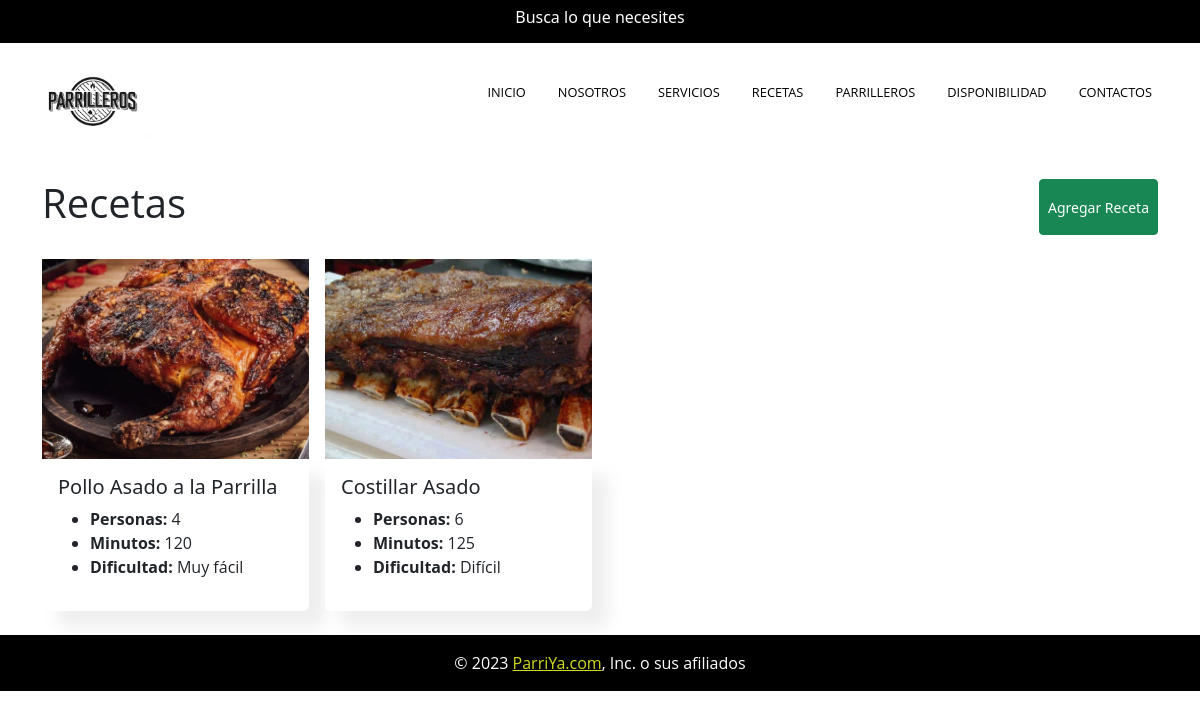
The app's page /recetas/ with its own data.
### app_parriya/models.py (models this page shows)
class Recetas(models.Model):
    id = models.AutoField(primary_key=True)
    re_title = models.CharField(max_length=255, null=False, blank=False)
    re_desc = models.TextField()
    re_image = models.ImageField(upload_to='static/img/', null=True)
    re_total_group = models.IntegerField()
    re_minutes = models.IntegerField()
    re_difficulty = models.IntegerField(choices=DIFFICULTY_CHOICES, default=0)
    re_slug = models.CharField(max_length=512)
    re_status = models.IntegerField(choices=STATUS_CHOICES, default=0)
    created_at = models.DateTimeField(auto_now_add=True)
    updated_at = models.DateTimeField(auto_now=True)

### app_parriya/views.py (the view, shortened to what this page needs)
# urls.py: re_path(r'recetas/', views.recetas, name='recetas'),
def recetas(request):
    data_recetas = Recetas.objects.all()
    data = {
        'form': RecetaForm(),
        'data_recetas': data_recetas
    }
    return render(request, 'recetas.html', context=data)

### app_parriya/templates/recetas.html (shortened to what this page needs)
{% extends 'base.html' %}
{% load static %}
{% block content %}
{% include 'layout/header.html' %}
<div class="section-content">
    <div class="container py-4">
        <div class="row gx-3 gy-4">
            <div class="col-12">
                <div class=" d-flex justify-content-between">
                    <h1>Recetas</h1>
                    <button type="button" class="btn btn-sm btn-success" data-bs-toggle="modal"
                        data-bs-target="#modalAgregarReceta">Agregar Receta</button>
                </div>
            </div>
            {% for item in data_recetas %}
            <div class="col-12 col-lg-3 col-md-6">
                <img src="{{ item.re_image.url }}" class="card-img-top"
                    style="width: 100%; height: 200px; object-fit: cover;" alt="Image">
                <div class="card">
                    <div class="card-body">
                        <h5 class="card-title">{{ item.re_title }}</h5>
                        <ul>
                            <li><b>Personas: </b> {{ item.re_total_group }}</li>
                            <li><b>Minutos: </b> {{ item.re_minutes }}</li>
                            {% if item.re_difficulty == 0 %}
                            <li><b>Dificultad: </b> Muy fácil</li>
                            {% elif item.re_difficulty == 1 %}
                            <li><b>Dificultad: </b>Fácil</li>
                            {% elif item.re_difficulty == 2 %}
                            <li><b>Dificultad: </b> Intermedio</li>
                            {% elif item.re_difficulty == 3 %}
                            <li><b>Dificultad: </b> Difícil</li>
                            {% elif item.re_difficulty == 4 %}
                            <li><b>Dificultad: </b> Muy Difícil</li>
                            {% endif %}
                        </ul>
                    </div>
                </div>
            </div>
            {% endfor %}
        </div>
    </div>
    <div class="footer">
        <div class="footer-content">
            <p class="copyright">
                <span>© 2023 <a class="link" href="/">ParriYa.com</a>, Inc. o sus afiliados</span>
            </p>
        </div>
    </div>
    {% endblock %}

### app_parriya/templates/base.html (shortened to what this page needs)
<!DOCTYPE html>
<html lang="en">
<head>
    <link href="https://cdn.jsdelivr.net/npm/bootstrap@5.3.2/dist/css/bootstrap.min.css" rel="stylesheet"
>
    {% load static %}
    <link rel="stylesheet" href="{% static 'styles.css' %}">
</head>
<body>
    {% block content %}
    {% endblock %}
</body>
</html>

### app_parriya/templates/layout/header.html
{% load static %}
<div class="header">
    <div class="header-announciament">
        <h2 class="title">Busca lo que necesites</h2>
    </div>
    <div class="header-content">
        <div class="header-logo">
            <div class="logo-container">
                <img class="logo" src="{% static 'imagenes/logo.png' %}" alt="" />
            </div>
        </div>
        <ul class="header-nav">
            <li class="header-item">
                <a class="item-link" href="{% url 'inicio' %}">INICIO</a>
            </li>
            <li class="header-item">
                <a class="item-link" href="{% url 'nosotros' %}">NOSOTROS</a>
            </li>
            <li class="header-item">
                <a class="item-link" href="{% url 'servicios' %}">SERVICIOS</a>
            </li>
            <li class="header-item">
                <a class="item-link" href="{% url 'recetas' %}">RECETAS</a>
            </li>
            <li class="header-item">
                <a class="item-link" href="{% url 'parrilleros' %}">PARRILLEROS</a>
            </li>
            <li class="header-item">
                <a class="item-link" href="{% url 'disponibilidad' %}">DISPONIBILIDAD</a>
            </li>
            <li class="header-item">
                <a class="item-link" href="{% url 'contactos' %}">CONTACTOS</a>
            </li>
        </ul>
    </div>
</div>

### app_parriya/static/styles.css (style rules this page uses)
* { box-sizing: border-box; padding: 0; margin: 0; }
body { margin: 0; padding: 0; }
* { box-sizing: border-box; }
p, a, li, h1, h3 { font-family: 'Open Sans', sans-serif; }
.header { position: relative; display: flex; flex-direction: column; align-items: center; justify-content: space-between; width: 100%; }
.header-announciament { color: #fff; width: 100%; display: block; background: #000; padding: .5rem 0; text-align: center; font-size: 8rem; }
.header-announciament .title { font-size: 1rem; }
.header-logo { display: block; position: relative; }
.logo-container { display: flex; position: relative; }
.logo-container .logo { width: auto; height: 5rem }
.header-content { display: flex; width: 100%; position: relative; justify-content: space-between; align-items: center; padding: 1rem 2rem; }
.header-nav { display: flex; position: relative; list-style: none; }
.header-nav>.header-item { margin: 0 1rem; }
.header-nav>.header-item .item-link { color: #000; transition: .3s all ease-out; text-decoration: none; font-size: .8rem; }
.section-content { display: block; position: relative; }
.footer { display: block; width: 100%; position: relative; background: #000; color: #fff; padding: 1rem 0; }
.footer-content { display: flex; flex-direction: column; align-items: center; justify-content: center; }
.footer-content .copyright { margin: 0; }
.footer-content .link { color: rgb(209, 218, 35) }
.card { box-shadow: 1rem 1rem 1rem rgba(142, 142, 142, 0.149); border: none; }

### records on screen
Recetas: re_image (picture), re_title "Pollo Asado a la Parrilla", re_total_group "4", re_minutes "120", shows "Dificultad:", re_difficulty "Muy fácil"
Recetas: re_image (picture), re_title "Costillar Asado", re_total_group "6", re_minutes "125", shows "Dificultad:", re_difficulty "Difícil"
